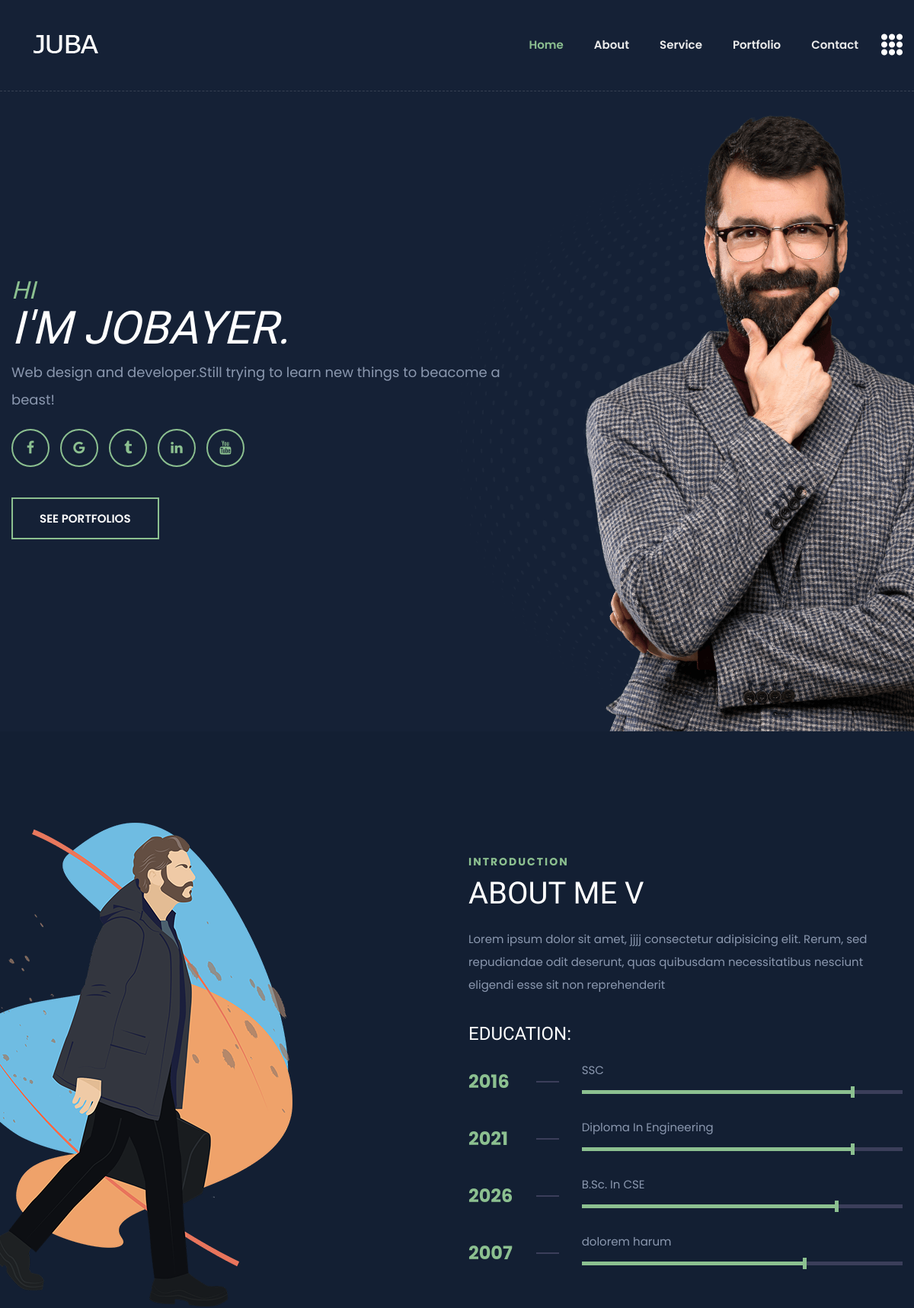
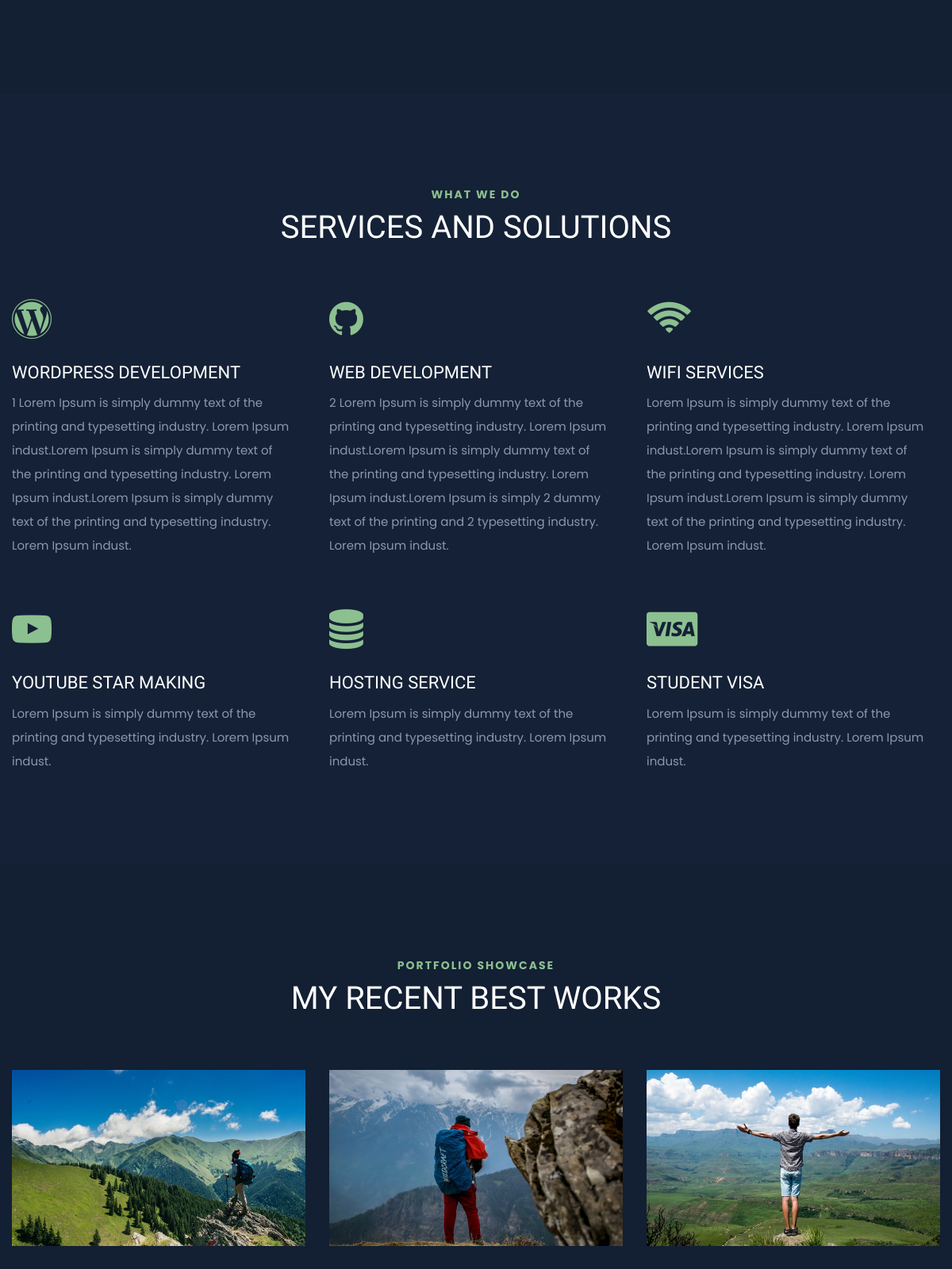
The page / (upper part) on the database its author committed (2 pictures, top to bottom).
### tables this page shows
CREATE TABLE `banners` (
  `id` int(11) NOT NULL,
  `sub_title` varchar(100) NOT NULL,
  `title` varchar(100) NOT NULL,
  `desp` varchar(100) NOT NULL,
  `status` int(11) NOT NULL
);

CREATE TABLE `icons` (
  `id` int(11) NOT NULL,
  `icon` varchar(20) NOT NULL,
  `link` varchar(60) NOT NULL,
  `status` int(11) NOT NULL DEFAULT 0
);

CREATE TABLE `abouts` (
  `id` int(11) NOT NULL,
  `title` varchar(100) NOT NULL,
  `descrp` varchar(500) NOT NULL,
  `image` varchar(50) NOT NULL
);

CREATE TABLE `educations` (
  `id` int(11) NOT NULL,
  `title` varchar(100) NOT NULL,
  `percentage` int(100) NOT NULL,
  `year` int(255) NOT NULL,
  `status` int(11) NOT NULL DEFAULT 0
);

CREATE TABLE `services` (
  `id` int(11) NOT NULL,
  `icon` varchar(100) NOT NULL,
  `title` varchar(100) NOT NULL,
  `desp` varchar(500) NOT NULL,
  `status` int(11) NOT NULL DEFAULT 0
);

CREATE TABLE `works` (
  `id` int(11) NOT NULL,
  `added_by` int(11) DEFAULT NULL,
  `category` varchar(100) NOT NULL,
  `project_name` varchar(100) NOT NULL,
  `title` varchar(200) NOT NULL,
  `desp` text NOT NULL,
  `project_image` varchar(50) NOT NULL,
  `status` int(11) NOT NULL
);

### index.php (the view, shortened to what this page needs)
<?php
require 'db.php';
$select_banner = "SELECT * FROM banners WHERE status=1";
$select_banner_result = mysqli_query($db_connect, $select_banner);
$after_assoc_banner = mysqli_fetch_assoc($select_banner_result);
$select_social = "SELECT * FROM icons WHERE status=1";
$select_social_result = mysqli_query($db_connect, $select_social);
$select_about = "SELECT * FROM abouts ";
$select_about_result= mysqli_query($db_connect, $select_about);
$after_assoc_about = mysqli_fetch_assoc($select_about_result);
$select_education = "SELECT * FROM educations WHERE status=1";
$select_education_result = mysqli_query($db_connect, $select_education);
$select_service = "SELECT * FROM services WHERE status=1";
$select_service_result = mysqli_query($db_connect, $select_service);
$works_count = "SELECT COUNT(*) as works_count FROM works WHERE status=1";
$count_result = mysqli_query($db_connect, $works_count);
$after_assoc_works = mysqli_fetch_assoc($count_result);
?>
<!doctype html>
<html class="no-js" lang="en">
<head>
    <link rel="stylesheet" href="css/bootstrap.min.css">
    <link rel="stylesheet" href="css/animate.min.css">
    <link rel="stylesheet" href="css/magnific-popup.css">
    <link rel="stylesheet" href="css/fontawesome-all.min.css">
    <link rel="stylesheet" href="https://cdnjs.cloudflare.com/ajax/libs/font-awesome/4.7.0/css/font-awesome.min.css">
    <link rel="stylesheet" href="css/flaticon.css">
    <link rel="stylesheet" href="css/slick.css">
    <link rel="stylesheet" href="css/aos.css">
    <link rel="stylesheet" href="css/default.css">
    <link rel="stylesheet" href="css/style.css">
    <link rel="stylesheet" href="css/responsive.css">
</head>
<body class="theme-bg">
    <header>
        <div id="header-sticky" class="transparent-header">
            <div class="container">
                <div class="row">
                    <div class="col-xl-12">
                        <div class="main-menu">
                            <nav class="navbar navbar-expand-lg">
                                <a href="index.php" class="navbar-brand logo-sticky-none"><img src="uploads/logo/Untitled-1.png" alt="Logo"></a>
                                <div class="collapse navbar-collapse" id="navbarNav">
                                    <ul class="navbar-nav ml-auto">
                                        <li class="nav-item active"><a class="nav-link" href="#home">Home</a></li>
                                        <li class="nav-item"><a class="nav-link" href="#about">about</a></li>
                                        <li class="nav-item"><a class="nav-link" href="#service">service</a></li>
                                        <li class="nav-item"><a class="nav-link" href="#portfolio">portfolio</a></li>
                                        <li class="nav-item"><a class="nav-link" href="#contact">Contact</a></li>
                                    </ul>
                                </div>
                                <div class="header-btn">
                                    <a href="#" class="off-canvas-menu menu-tigger"><i class="flaticon-menu"></i></a>
                                </div>
                            </nav>
                        </div>
                    </div>
                </div>
            </div>
        </div>
    </header>
    <main>
        <section id="home" class="banner-area banner-bg fix">
            <div class="container">
                <div class="row align-items-center">
                    <div class="col-xl-7 col-lg-6">
                        <div class="banner-content">
                            <h6 class="wow fadeInUp" data-wow-delay="0.2s"><?=$after_assoc_banner['sub_title']?></h6>
                            <h2 class="wow fadeInUp" data-wow-delay="0.4s"><?=$after_assoc_banner['title']?></h2>
                            <p class="wow fadeInUp" data-wow-delay="0.6s"><?=$after_assoc_banner['desp']?></p>
                            <div class="banner-social wow fadeInUp" data-wow-delay="0.8s">
                                <ul>
                             <?php foreach($select_social_result as $icon){ ?>
                                    <li><a href="<?=$icon['link']?>"><i class="fab <?=$icon['icon']?>"></i></a></li>
                             <?php } ?>
                                </ul>
                            </div>
                            <a href="#" class="btn wow fadeInUp" data-wow-delay="1s">SEE PORTFOLIOS</a>
                        </div>
                    </div>
                    <div class="col-xl-5 col-lg-6 d-none d-lg-block">
                        <div class="banner-img text-right">
                            <img src="img/banner/banner_img.png" alt="">
                        </div>
                    </div>
                </div>
            </div>
            <div class="banner-shape"><img src="img/shape/dot_circle.png" class="rotateme" alt="img"></div>
        </section>
        <section id="about" class="about-area primary-bg pt-120 pb-120">
            <div class="container">
                <div class="row align-items-center">
                    <div class="col-lg-6">
                        <div class="about-img">
                            <img src="uploads/abouts/<?=$after_assoc_about['image']?>" title="me-01" alt="me-01">
                        </div>
                    </div>
                    <div class="col-lg-6 pr-90">
                        <div class="section-title mb-25">
                            <span>Introduction</span>
                            <h2><?=$after_assoc_about['title']?></h2>
                        </div>
                        <div class="about-content">
                            <p><?=$after_assoc_about['descrp']?></p>
                            <h3>Education:</h3>
                        </div>
                        <?php foreach($select_education_result as $education){?>
                        <div class="education">
                            <div class="year"><?=$education['year']?></div>
                            <div class="line"></div>
                            <div class="location">
                                <span><?=$education['title']?></span>
                                <div class="progressWrapper">
                                    <div class="progress">
                                        <div class="progress-bar wow slideInLefts" data-wow-delay="0.2s" data-wow-duration="2s" role="progressbar" style="width: <?=$education['percentage']?>%;" aria-valuenow="65" aria-valuemin="0" aria-valuemax="100"></div>
                                    </div>
                                </div>
                            </div>
                        </div>
                       <?php }?>
                    </div>
                </div>
            </div>
        </section>
        <section id="service" class="services-area pt-120 pb-50">
            <div class="container">
                <div class="row justify-content-center">
                    <div class="col-xl-6 col-lg-8">
                        <div class="section-title text-center mb-70">
                            <span>WHAT WE DO</span>
                            <h2>Services and Solutions</h2>
                        </div>
                    </div>
                </div>
                <div class="row">
                    <?php foreach ($select_service_result as $service) { ?>
                        <div class="col-lg-4 col-md-6">
                            <div class="icon_box_01 wow fadeInLeft" data-wow-delay="0.2s">
                                <i class="<?= $service['icon'] ?>"></i>
                                <h3><?= $service['title'] ?></h3>
                                <p>
                                    <?= $service['desp'] ?>
                                </p>
                            </div>
                        </div>
                    <?php } ?>
                </div>
            </div>
        </section>
        <section id="portfolio" class="portfolio-area primary-bg pt-120 pb-90">
            <div class="container">
                <div class="row justify-content-center">
                    <div class="col-xl-6 col-lg-8">
                        <div class="section-title text-center mb-70">
                            <span>Portfolio Showcase</span>
                            <h2>My Recent Best Works</h2>
                        </div>
                    </div>
                </div>
                <div class="row">
                    <?php if ($after_assoc_works['works_count'] <= 5) { ?>
                        <?php
                        $select = "SELECT * FROM works WHERE status=1 Limit 3";
                        $select_works = mysqli_query($db_connect, $select);
                        foreach ($select_works as $work) { ?>
                            <div class="col-lg-4 col-md-6 pitem">
                                <div class="speaker-box">
                                    <div class="speaker-thumb">
                                        <img src="uploads/works/<?= $work['project_image'] ?>" alt="img">
                                    </div>
                                    <div class="speaker-overlay">
                                        <span><?= $work['category'] ?></span>
                                        <h4><a href="portfolio-single.html"><?= $work['project_name'] ?></a></h4>
                                        <a href="work_details.php?id=<?= $work['id'] ?>" class="arrow-btn">More information <span></span></a>
                                    </div>
                                </div>
                            </div>
                        <?php } ?>
                    <?php } else {
                        $select = "SELECT * FROM works WHERE status=1";
                        $select_works = mysqli_query($db_connect, $select);
                        foreach ($select_works as $work) {
                    ?>
                        <div class="col-lg-4 col-md-6 pitem">
                            <div class="speaker-box">
                                <div class="speaker-thumb">
                                    <img src="uploads/works/<?= $work['project_image'] ?>" alt="img">
                                </div>
                            </div>
                        </div>
                    <?php } ?>
                    <?php } ?>
                </div>
            </div>
        </section>
    </main>
</body>
</html>

### css/default.css (style rules this page uses)
.mb-25 { margin-bottom: 25px; }
.mb-70 { margin-bottom: 70px; }
.pt-120 { padding-top: 120px; }
.pb-50 { padding-bottom: 50px; }
.pb-90 { padding-bottom: 90px; }
.pb-120 { padding-bottom: 120px; }
.pr-90 { padding-right: 90px; }
.theme-bg { background: #152136; }
.primary-bg { background: #131f33; }

### css/responsive.css (style rules this page uses)
@media (min-width: 1200px) and (max-width: 1500px) { .banner-shape { right: -145px; } }
@media (min-width: 992px) and (max-width: 1200px) { .banner-content h6 { font-size: 32px; } }
@media (min-width: 992px) and (max-width: 1200px) { .banner-content h2 { font-size: 60px; } }
@media (min-width: 992px) and (max-width: 1200px) { .banner-shape { right: -155px; } }
@media (min-width: 992px) and (max-width: 1200px) { .header-btn a.off-canvas-menu { margin-left: 0; display: inline-block; } }
@media (min-width: 992px) and (max-width: 1200px) { .about-img { margin-left: -65px; } }
@media (min-width: 992px) and (max-width: 1200px) { .banner-content p { font-size: 18px; padding-right: 0; } }
@media (min-width: 992px) and (max-width: 1200px) { .about-area .col-lg-6.pr-90 { padding-right: 15px; } }
@media (min-width: 992px) and (max-width: 1200px) { .icon_box_01 { padding-left: 0; } }
@media (min-width: 992px) and (max-width: 1200px) { .icon_box_01 i { position: unset; margin-bottom: 30px; } }

### rows shown on the page
banners: sub_title "HI", title "I'M JOBAYER.", desp "Web design and developer.Still trying to learn new things to beacome a beast!"
abouts: image (picture), title "ABOUT ME V", descrp "Lorem ipsum dolor sit amet, jjjj consectetur adipisicing elit. Rerum, sed repudiandae odit deserunt, quas quibusdam necessitatibus nesciunt eligendi esse sit non reprehenderit"
educations: year "2016", title "SSC", percentage 85 (drawn)
educations: year "2021", title "Diploma In Engineering", percentage 85 (drawn)
educations: year "2026", title "B.Sc. In CSE", percentage 80 (drawn)
educations: year "2007", title "dolorem harum", percentage 70 (drawn)
services: title "WORDPRESS DEVELOPMENT", desp "1 Lorem Ipsum is simply dummy text of the printing and typesetting industry. Lorem Ipsum indust.Lorem Ipsum is simply dummy text of the printing and typesetting industry. Lorem Ipsum indust.Lorem Ipsum is simply dummy text of the printing and typesetting industry. Lorem Ipsum indust."
services: title "WEB DEVELOPMENT", desp "2 Lorem Ipsum is simply dummy text of the printing and typesetting industry. Lorem Ipsum indust.Lorem Ipsum is simply dummy text of the printing and typesetting industry. Lorem Ipsum indust.Lorem Ipsum is simply 2 dummy text of the printing and 2 typesetting industry. Lorem Ipsum indust."
services: title "WIFI SERVICES", desp "Lorem Ipsum is simply dummy text of the printing and typesetting industry. Lorem Ipsum indust.Lorem Ipsum is simply dummy text of the printing and typesetting industry. Lorem Ipsum indust.Lorem Ipsum is simply dummy text of the printing and typesetting industry. Lorem Ipsum indust."
services: title "YOUTUBE STAR MAKING", desp "Lorem Ipsum is simply dummy text of the printing and typesetting industry. Lorem Ipsum indust."
services: title "HOSTING SERVICE", desp "Lorem Ipsum is simply dummy text of the printing and typesetting industry. Lorem Ipsum indust."
services: title "STUDENT VISA", desp "Lorem Ipsum is simply dummy text of the printing and typesetting industry. Lorem Ipsum indust."
works: project_image (picture)
works: project_image (picture)
works: project_image (picture)
